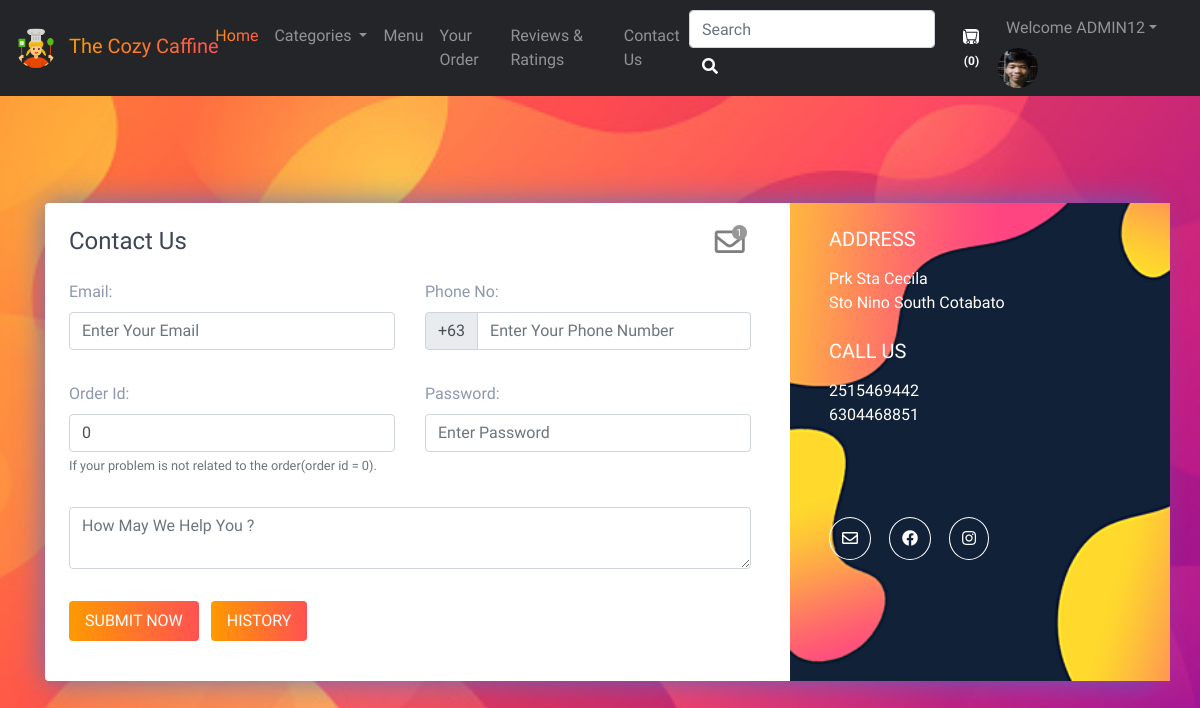
/contact.php (signed in), run on the app's committed database.
### tables this page shows
CREATE TABLE `sitedetail` (
  `tempId` int(11) NOT NULL,
  `systemName` varchar(21) NOT NULL,
  `email` varchar(35) NOT NULL,
  `contact1` bigint(21) NOT NULL,
  `contact2` bigint(21) DEFAULT NULL COMMENT 'Optional',
  `address` text NOT NULL,
  `dateTime` datetime NOT NULL DEFAULT current_timestamp()
);

### contact.php (the view, shortened to what this page needs)
<!doctype html>
<html lang="en">
<head>
  <link rel="stylesheet" href="https://stackpath.bootstrapcdn.com/bootstrap/4.5.0/css/bootstrap.min.css">
  <link rel="stylesheet" href="https://use.fontawesome.com/releases/v5.8.2/css/all.css">
  <link rel="stylesheet" href="assets/css/custom.css">
</head>
<body>
  <?php include 'partials/_dbconnect.php'; ?>
  <?php include 'partials/_nav.php'; ?>
  <div class="contact2" id="contact">
    <div class="container">
      <div class="row contact-container">
        <div class="col-lg-12">
          <div class="card card-shadow border-0 mb-4">
            <div class="row">
              <div class="col-lg-8">
                <div class="contact-box p-4">
                  <div class="row">
                    <div class="col-lg-8">
                      <h4 class="title">Contact Us</h4>
                    </div>
                    <?php if ($loggedin) { ?>
                      <div class="col-lg-4">
                        <div class="icon-badge-container mx-1" style="padding-left: 167px;">
                          <a href="#" data-toggle="modal" data-target="#adminReply"><i class="far fa-envelope icon-badge-icon"></i></a>
                          <div class="icon-badge"><b><span id="totalMessage">0</span></b></div>
                        </div>
                      </div>
                    <?php } ?>
                  </div>
                  <?php
                  $email = '';
                  $phone = '';
                  ?>
                  <form action="partials/_manageContactUs.php" method="POST">
                    <div class="row">
                      <div class="col-lg-6">
                        <div class="form-group mt-3">
                          <b><label for="email">Email:</label></b>
                          <input type="email" class="form-control" id="email" name="email" placeholder="Enter Your Email" required value="<?php echo $email ?>">
                        </div>
                      </div>
                      <div class="col-lg-6">
                        <div class="form-group mt-3">
                          <b><label for="phone">Phone No:</label></b>
                          <div class="input-group mb-3">
                            <div class="input-group-prepend">
                              <span class="input-group-text" id="basic-addon">+63</span>
                            </div>
                            <input type="tel" class="form-control" id="phone" name="phone" aria-describedby="basic-addon" placeholder="Enter Your Phone Number" required pattern="[0-9]{10}" value="<?php echo $phone ?>">
                          </div>
                        </div>
                      </div>
                      <div class="col-lg-6">
                        <div class="form-group mt-3">
                          <b><label for="orderId">Order Id:</label></b>
                          <input class="form-control" type="text" id="orderId" name="orderId" placeholder="Order Id" value="0">
                          <small id="orderIdHelp" class="form-text text-muted">If your problem is not related to the order(order id = 0).</small>
                        </div>
                      </div>
                      <div class="col-lg-6">
                        <div class="form-group mt-3">
                          <b><label for="password">Password:</label></b>
                          <input class="form-control" id="password" name="password" placeholder="Enter Password" type="password" placeholder="Enter Your Password" required data-toggle="password">
                        </div>
                      </div>
                      <div class="col-lg-12">
                        <div class="form-group  mt-3">
                          <textarea class="form-control" id="message" name="message" rows="2" required minlength="6" placeholder="How May We Help You ?"></textarea>
                        </div>
                      </div>
                      <?php if ($loggedin) { ?>
                        <div class="col-lg-12">
                          <button type="submit" class="btn btn-danger-gradiant mt-3 mb-3 text-white border-0 py-2 px-3" style="background-image: linear-gradient(to right, #ff9a00, #ff5252); cursor: pointer;">
                            <span>SUBMIT NOW <i class="ti-arrow-right"></i></span>
                          </button>
                          <button type="button" class="btn btn-danger-gradiant mt-3 mb-3 text-white border-0 py-2 px-3 mx-2" style="background-image: linear-gradient(to right, #ff9a00, #ff5252); cursor: pointer;" data-toggle="modal" data-target="#history"><span> HISTORY <i class="ti-arrow-right"></i></span></button>
                        </div>
                      <?php } ?>
                    </div>
                  </form>
                </div>
              </div>
              <?php
              $sql = "SELECT * FROM `sitedetail`";
              $result = mysqli_query($conn, $sql);
              $row = mysqli_fetch_assoc($result);
              $address = $row['address'];
              $email = $row['email'];
              $contact1 = $row['contact1'];
              $contact2 = $row['contact2'];
              echo '<div class="col-lg-4 bg-image" style="background-image:url(img/boxctc.jpg)">
                          <div class="detail-box p-4">
                            <h5 class="text-white font-weight-light mb-3">ADDRESS</h5>
                            <p class="text-white op-7">' . $address . '</p>
                            <h5 class="text-white font-weight-light mb-3 mt-4">CALL US</h5>
                            <p class="text-white op-7">' . $contact1 . '
                              <br> ' . $contact2 . '</p>
                            <div class="round-social light">
                              <a href="https://mail.google.com/mail/?view=cm&fs=1&tf=1&to=' . $email . '" class="ml-0 text-decoration-none text-white border border-white rounded-circle" target="_blank"><i class="far fa-envelope"></i></a>
                              <a href="https://github.com/darshankparmar" class="text-decoration-none text-white border border-white rounded-circle" target="_blank"><i class="fab fa-facebook"></i></i></a>
                              <a href="https://youtube.com/" class="text-decoration-none text-white border border-white rounded-circle" target="_blank"><i class="fab fa-instagram"></i></a>
                            </div>
                          </div>
                        </div>';
              ?>
            </div>
          </div>
        </div>
      </div>
    </div>
  </div>
</body>
</html>

### partials/_nav.php (shortened to what this page needs)
<?php
if (isset($_SESSION['loggedin']) && $_SESSION['loggedin'] == true) {
  $loggedin = true;
  $userId = $_SESSION['userId'];
  $username = $_SESSION['username'];
} else {
  $loggedin = false;
  $userId = 0;
}
$sql = "SELECT * FROM `sitedetail`";
$result = mysqli_query($conn, $sql);
$row = mysqli_fetch_assoc($result);
$systemName = $row['systemName'];
$countsql = "SELECT SUM(`itemQuantity`) FROM `viewcart` WHERE `userId`=$userId";
$countresult = mysqli_query($conn, $countsql);
$countrow = mysqli_fetch_assoc($countresult);
$count = $countrow['SUM(`itemQuantity`)'];
if (!$count) {
  $count = 0;
}
echo '<style>
.navbar-dark .navbar-nav .nav-link:hover {
  background-image: linear-gradient(to right, #ff9a00, #ff5252);
  background-clip: text;
  -webkit-background-clip: text;
  -webkit-text-fill-color: transparent;
  transition: 0.5s;
}
.home a{
  color: linear-gradient(to right, #ff9a00, #ff5252);
}
</style>
<nav class="navbar navbar-expand-lg navbar-dark navBg ">
<a class="navbar-brand mb-1 mt-1" href="index.php">
<img src="partials/uploads/cooking.png" alt="Company Logo" class="company-logo">
<span class="company-name ml-2" style="background-clip: text; -webkit-background-clip: text; -webkit-text-fill-color: transparent; background-image: linear-gradient(to right, #ff9a00, #ff5252);">' . $systemName . '</span>
</a>
      <button class="navbar-toggler" type="button" data-toggle="collapse" data-target="#navbarSupportedContent" aria-controls="navbarSupportedContent" aria-expanded="false" aria-label="Toggle navigation">
        <span class="navbar-toggler-icon"></span>
      </button>
      <div class="collapse navbar-collapse" id="navbarSupportedContent">
        <ul class="navbar-nav mr-auto">
          <li class="nav-item active home">
            <a class="nav-link" href="index.php" style="background-clip: text; -webkit-background-clip: text; -webkit-text-fill-color: transparent; background-image: linear-gradient(to right, #ff9a00, #ff5252);">Home<span class="sr-only">(current)</span></a>
          </li>
          <li class="nav-item dropdown">
            <a class="nav-link dropdown-toggle" href="#" id="navbarDropdown" role="button" data-toggle="dropdown" aria-haspopup="true" aria-expanded="false">
              Categories
            </a>
            <div class="dropdown-menu" aria-labelledby="navbarDropdown">';
echo '</div>
          </li>
          <li class="nav-item">
            <a class="nav-link" href="about.php">Menu</a>
          </li>
          <li class="nav-item">
            <a class="nav-link" href="viewOrder.php">Your Order</a>
          </li>
          <li class="nav-item">
          <a class="nav-link" href="reviews.php">Reviews & Ratings</a>
        </li>
        <li class="nav-item">
            <a class="nav-link" href="contact.php">Contact Us</a>
          </li>
        </ul>
        <div class="search-wrapper">
           <form method="get" action="search.php" class="form-inline searchForm">
            <div class="search-input">
              <input class="form-control mr-sm-2" type="search" name="search" id="search" placeholder="Search" aria-label="Search" required>
            </div>
            <button class="btn" id="textBtn" type="submit"><i class="fas fa-search"></i></button>
          </form>
        </div>
';
echo '<a href="viewCart.php">
        <button type="button" class="btn" title="MyCart">
          <svg xmlns="img/cart.svg" width="16" height="15" fill="currentColor" class="bi bi-cart cart " viewBox="0 0 16 16">
            <path d="M0 1.5A.5.5 0 0 1 .5 1H2a.5.5 0 0 1 .485.379L2.89 3H14.5a.5.5 0 0 1 .491.592l-1.5 8A.5.5 0 0 1 13 12H4a.5.5 0 0 1-.491-.408L2.01 3.607 1.61 2H.5a.5.5 0 0 1-.5-.5zM3.102 4l1.313 7h8.17l1.313-7H3.102zM5 12a2 2 0 1 0 0 4 2 2 0 0 0 0-4zm7 0a2 2 0 1 0 0 4 2 2 0 0 0 0-4zm-7 1a1 1 0 1 1 0 2 1 1 0 0 1 0-2zm7 0a1 1 0 1 1 0 2 1 1 0 0 1 0-2z"/>
            </svg>   <span id="textBtn"><span id="count"> (' . $count . ')</span>
        </button></a>';
if ($loggedin) {
  echo '<div class="d-flex flex-wrap justify-content">
  <ul class="navbar-nav mr-2">
    <li class="nav-item dropdown">
      <a class="nav-link dropdown-toggle" href="#" id="navbarDropdown" role="button" data-toggle="dropdown"> Welcome ' . $username . '</a>
      <div class="dropdown-menu" aria-labelledby="navbarDropdown">
        <a class="dropdown-item" href="partials/_logout.php">Logout</a>
      </div>
    </li>
  </ul>
  <div class="text-center image-size-small position-relative">
    <a href="viewProfile.php"><img src="img/profile-' . $userId . '.jpg" class="rounded-circle" onError="this.src = \'img/profilePic.png\'" style="width:40px; height:40px"></a>
  </div>
</div>
';
} else {
  echo '
          <button type="button" class="btn"  data-toggle="modal" data-target="#loginModal"><span id="textBtn">Login</span></button>
          <button type="button" class="btn textBtn"  data-toggle="modal" data-target="#signupModal"><span id="textBtn">SignUp</span></button>';
}
echo '</div>
    </nav>';

### assets/css/custom.css (style rules this page uses)
body { background: linear-gradient( 180deg, rgba(0, 0, 0, 1) 0%, rgba(0, 0, 0, 0.8) 100% ); }
* { font-family: 'Cherry Cream Soda', cursive; }
#textBtn { background: white; -webkit-background-clip: text; -webkit-text-fill-color: transparent; font-weight: bold; }
.cart { background: white; border-radius: 25%; }
.company-logo { max-width: 100%; border-radius: 25px; height: auto; max-height: 40px; }
#count { font-size: 12px; }
.navBg { background-color: #242529; }

### contact.php (style rules this page uses)
body { background-image: url(img/bgcontatct.jpg); background-position: center; background-size: cover; background-repeat: no-repeat; height: 100vh; margin: 0; }
.icon-badge-container { position: absolute; }
.icon-badge-icon { font-size: 30px; color: rgb(0 0 0 / 50%); position: relative; }
.icon-badge { background-color: #979797; ; font-size: 10px; color: white; text-align: center; width: 15px; height: 15px; border-radius: 49%; position: relative; top: -35px; left: 17px; }
.contact2 { font-family: "Montserrat", sans-serif; color: #8d97ad; font-weight: 300; background-position: center top; }
.contact2 h1, .contact2 h2, .contact2 h3, .contact2 h4, .contact2 h5, .contact2 h6 { color: #3e4555; }
.contact2 .bg-image { background-size: cover; position: relative; display: -webkit-box; display: -webkit-flex; display: -ms-flexbox; display: flex; }
.contact2 .card.card-shadow { -webkit-box-shadow: 0px 0px 30px rgba(115, 128, 157, 0.1); box-shadow: 0px 0px 30px rgba(61, 109, 214, 0.774); }
.contact2 .detail-box .round-social { margin-top: 100px; }
.contact2 .round-social a { background: transparent; margin: 0 7px; padding: 11px 12px; }
.contact2 .contact-container { position: relative; top: 107px; }
.contact2 .btn-danger-gradiant { background: #ff4d7e; background: -webkit-linear-gradient(legacy-direction(to right), #ff4d7e 0%, #ff6a5b 100%); background: -webkit-gradient(linear, left top, right top, from(#ff4d7e), to(#ff6a5b)); background: -webkit-linear-gradient(left, #ff4d7e 0%, #ff6a5b 100%); background: -o-linear-gradient(left, #ff4d7e 0%, #ff6a5b 100%); background: linear-gradient(to right, #ff4d7e 0%, #ff6a5b 100%); }

### partials/_nav.php (style rules this page uses)
.home a { color: linear-gradient(to right, #ff9a00, #ff5252); }

### data on the page
sitedetail: systemName "The Cozy Caffine", address "Prk Sta Cecila Sto Nino South Cotabato", contact1 "2515469442", contact2 "6304468851"

### other printed values
$count "0"
$username "ADMIN12"
